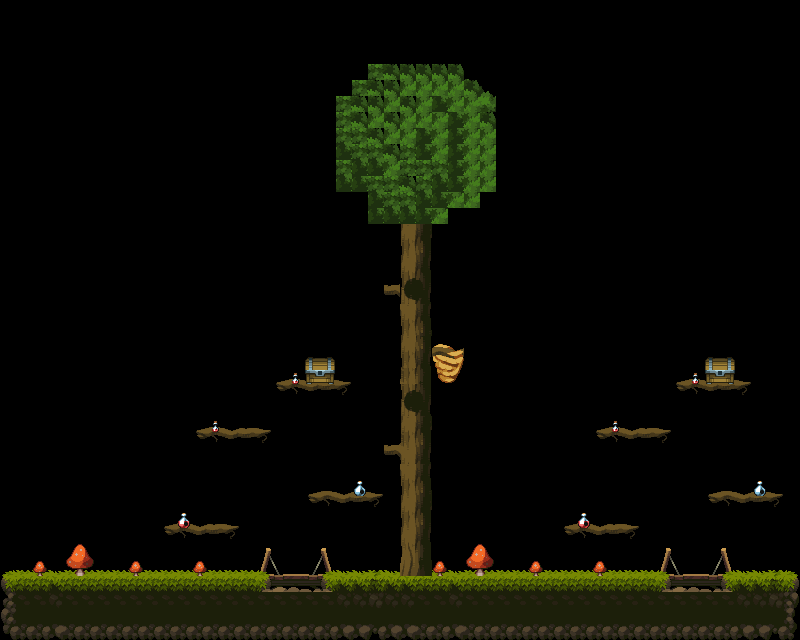

This is a level from a 2D game, rendered from its Tiled map with the project's own tilesets. A one-line summary and the map file follow, with tile-layer data summarised:
An orthogonal 50x40 tile map with 16x16 px tiles, 2 tile layers (Tile Layer 1, Tile Layer 2).

<map version="1.10" tiledversion="1.11.2" orientation="orthogonal" renderorder="right-down" width="50" height="40" tilewidth="16" tileheight="16" infinite="0" nextlayerid="7" nextobjectid="13">
 <tileset firstgid="1" source="tiles.tsx" />
 <layer id="1" name="Tile Layer 1" width="50" height="40">
  <data>[2000 cells, 346 non-empty, 53 distinct tile ids]</data>
 </layer>
 <layer id="4" name="Tile Layer 2" width="50" height="40">
  <data>[2000 cells, 183 non-empty, 53 distinct tile ids]</data>
 </layer>
</map>
